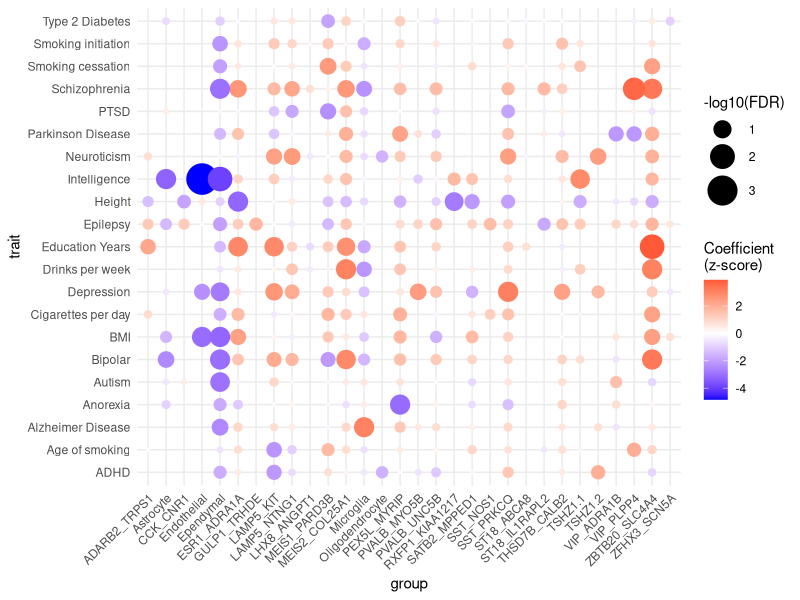
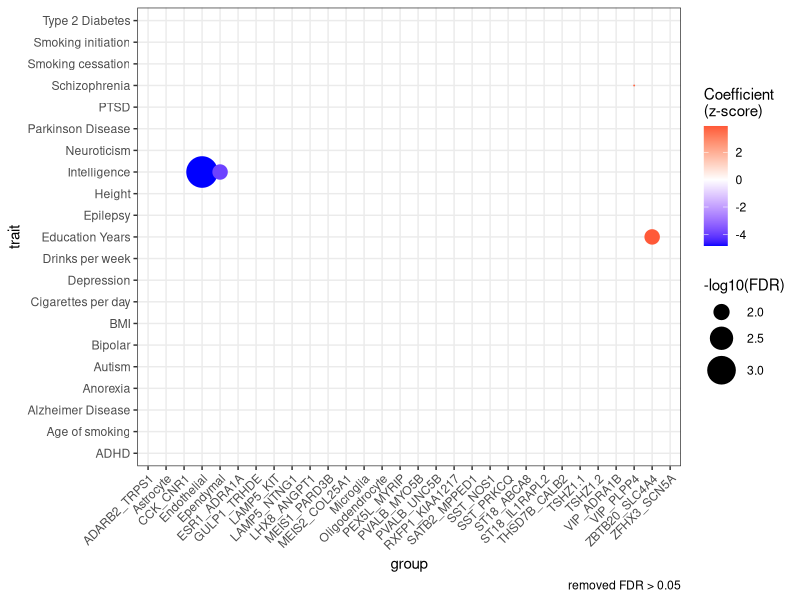
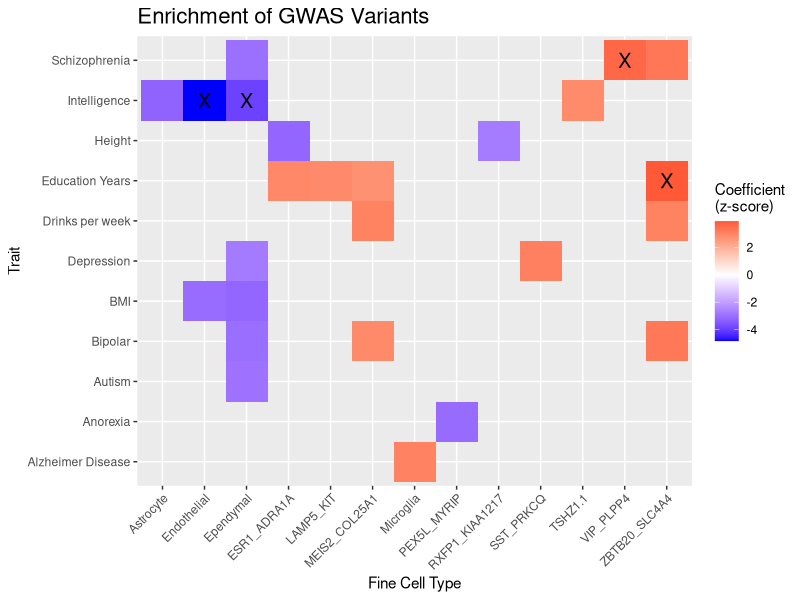

These charts were generated, in order, by the following R code:
# originally copied from https://github.com/LieberInstitute/spatialdACC/blob/main/code/17_LDSC/spatial/dotplot_visualization.R

library(ggplot2)
library(RColorBrewer)
library(here)
library(dplyr)

###load LDSC results
ldsc_results <- read.csv(file=here::here('code','09_psychiatric_GSEA','LDSC',"specificity_score",'ldsc_results.csv'))

##########dotplots#############
###make -log10FDR column
ldsc_results$log10fdr <- -log10(ldsc_results$FDR)

####to make nmf only###
#ldsc_results <- ldsc_results[ldsc_results$cell %in% paste0('nmf',c(1:100)),]

####to remove FDR > 0.05
#ldsc_results<-ldsc_results[ldsc_results$FDR<0.05,]

###plot
pdf(here('plots','09_psychiatric_GSEA','LDSC', 'ldsc_results_FDR_0.05_NEW.pdf'),width=10,height=10)

ggplot(ldsc_results, aes(x = cell, y = trait, size = log10fdr, color = Coefficient_z.score)) +
    geom_point() +
    scale_size_continuous(range = c(0, 10)) + # Set minimum size to zero for the size scale
    scale_color_gradient2(low = 'blue', high = 'red', midpoint = 0,
                          name = "Coefficient\n(z-score)") +
    theme_minimal() +
    theme(axis.text.x = element_text(angle = 45, hjust = 1)) +
    labs(size = "-log10(FDR)",x='group')

ggplot(ldsc_results, aes(x = cell, y = trait, size = ifelse(FDR > 0.05, NA, log10fdr), color = Coefficient_z.score)) +
    geom_point() +
    scale_size_continuous(range = c(0, 10)) + # Set minimum size to zero for the size scale
    scale_color_gradient2(low = 'blue', high = 'red', midpoint = 0,
                          name = "Coefficient\n(z-score)") +
    theme_bw() +
    theme(axis.text.x = element_text(angle = 45, hjust = 1)) +
    labs(size = "-log10(FDR)",x='group',
         caption = "removed FDR > 0.05")

dev.off()




# Filtering out values where FDR > 0.1
ldsc_results_new <- ldsc_results %>%
  filter(FDR <= 0.1) %>%  # Keep only rows where FDR <= 0.1
  mutate(z.score = Coefficient_z.score,  # Keep the z-score for remaining values
         mark = ifelse(FDR < 0.05, 'X', '')) %>%
  group_by(cell) %>%  # Group by cell and filter out any cells with no valid z.score
  filter(any(z.score != 0)) %>%  # Keep only cells with non-zero z.scores
  ungroup() %>%
  group_by(trait) %>%  # Group by trait and filter out any traits with no valid z.score
  filter(any(z.score != 0)) %>%
  ungroup()

# Plotting the heatmap
pdf(here('plots','09_psychiatric_GSEA','LDSC', 'ldsc_heatmap_FDR_0.05_FINAL.pdf'),width=7,height=5)

ggplot(ldsc_results_new, aes(x = cell, y = trait, fill = z.score)) +
  geom_tile() +
  scale_fill_gradient2(low = 'blue', high = 'red', midpoint = 0,
                       name = "Coefficient\n(z-score)") +
  theme_grey() +
  theme(axis.text.x = element_text(angle = 45, hjust = 1)) +
  labs(x='Fine Cell Type', y='Trait') +
  geom_text(aes(label = mark), color = 'black', size = 5, vjust = 0.5) +
  #ggtitle with larger font size
  ggtitle("Enrichment of GWAS Variants") +
  theme(plot.title = element_text(size = 16))

dev.off()
